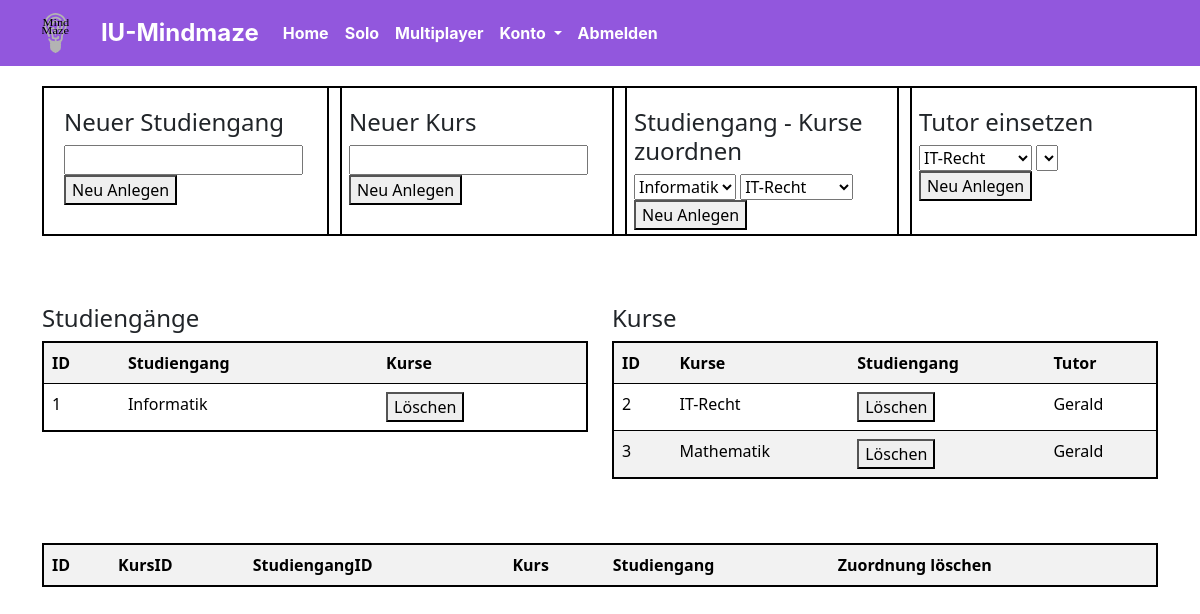
The page /src/html-php-view/backend-data.php (signed in) on the database its author committed.
### tables this page shows
CREATE TABLE `studiengang` (
  `StudiengangID` int(12) NOT NULL,
  `Beschreibung` varchar(50) DEFAULT NULL
);

CREATE TABLE `kurse` (
  `KursID` int(12) NOT NULL,
  `BenutzerID` int(12) DEFAULT NULL,
  `Beschreibung` varchar(50) DEFAULT NULL
);

CREATE TABLE `benutzer` (
  `BenutzerID` int(12) NOT NULL,
  `StudiengangID` int(12) DEFAULT NULL,
  `ZugriffsrechteID` int(12) DEFAULT NULL,
  `Vorname` varchar(50) DEFAULT NULL,
  `Nachname` varchar(50) DEFAULT NULL,
  `Email` varchar(100) DEFAULT NULL,
  `Passwort` varchar(5000) DEFAULT NULL
);

### src/html-php-view/backend-data.php (the view, shortened to what this page needs)
<!DOCTYPE html>
<html lang="en">
<head>
    <link rel="stylesheet" type="text/css" href="../css/style.css">
    <link rel="stylesheet" href="../css/main.css">
</head>
<body>
    <?php
    include ("navbar.php");
    include "../html-php-view/dbconnect.php";
    $con = new mysqli($servername, $username, $password, $dbname);
    $maxRecords = isset ($_GET['MaxRecords']) ? $_GET['MaxRecords'] : 10;
    $page = isset ($_GET['Page']) ? $_GET['Page'] : 1;
    $offset = $maxRecords * ($page - 1);
    $sql = "SELECT * FROM Studiengang LIMIT $maxRecords OFFSET $offset";
    $StudiengangTabelle = $con->query($sql);
    $sql = "SELECT kurse.KursID as KursID, kurse.Beschreibung as Beschreibung, benutzer.Vorname as Vorname, benutzer.Nachname as Nachname FROM Kurse LEFT JOIN benutzer ON kurse.BenutzerID = benutzer.BenutzerID";
    $KurseTabelle = $con->query($sql);
    $sql = "SELECT * FROM Studiengang";
    $Studiengaenge = $con->query($sql);
    $sql = "SELECT * FROM Kurse";
    $Kurse = $con->query($sql);
    ?>
    <div class="container">
        <div class="row">
            <div class="col-3">
                <form class="form-border" method="post" action="backend-data.php">
                    <h4>Neuer Studiengang</h2>
                        <input name="StudiengangNeu"></input>
                        <button type="submit">Neu Anlegen</button>
                </form>
            </div>
            <div class="col-3">
                <form class="form-border" method="post" action="backend-data.php">
                    <h4>Neuer Kurs</h2>
                        <input name="KursNeu"></input>
                        <button type="submit">Neu Anlegen</button>
                </form>
            </div>
            <div class="col-3">
                <form class="form-border" method="post" action="backend-data.php">
                    <h4>Studiengang - Kurse zuordnen</h2>
                        <select name="Studiengang">
                            <?php
                            while ($row = $Studiengaenge->fetch_assoc()) {
                                echo "<option value='" . $row["StudiengangID"] . "'>" . $row["Beschreibung"] . "</option>";
                            }
                            ?>
                        </select>
                        <select name="Kurs">
                            <?php
                            while ($row = $Kurse->fetch_assoc()) {
                                echo "<option value='" . $row["KursID"] . "'>" . $row["Beschreibung"] . "</option>";
                            }
                            ?>
                        </select>
                        <button type="submit">Neu Anlegen</button>
                </form>
                <?php $Kurse->data_seek(0); ?>
            </div>
            <div class="col-3">
                <form class="form-border" method="post" action="backend-data.php">
                    <h4>Tutor einsetzen</h2>
                        <select name="Kurs">
                            <?php
                            while ($row = $Kurse->fetch_assoc()) {
                                echo "<option value='" . $row["KursID"] . "'>" . $row["Beschreibung"] . "</option>";
                            }
                            ?>
                        </select>
                        <select name="Benutzer">
                        </select>
                        <button type="submit">Neu Anlegen</button>
                </form>
            </div>
            <div class="container mt-5">
                <div class="row">
                    <div class="col-6">
                        <h4>Studiengänge</h4>
                        <table class='table table-striped border-black'>
                            <tr>
                                <th>ID</th>
                                <th>Studiengang</th>
                                <th>Kurse</th>
                            </tr>
                            <?php
                            while ($row = $StudiengangTabelle->fetch_assoc()) {
                                echo "<tr>";
                                echo "<td>" . $row["StudiengangID"] . "</td>";
                                echo "<td>" . $row["Beschreibung"] . "</td>";
                                echo "<td>";
                                $sql = "SELECT * FROM kurse INNER JOIN studiengangkurse ON studiengangkurse.KursID = kurse.KursID WHERE studiengangkurse.StudiengangID = " . $row['StudiengangID'];
                                $StudiengangKurse = $con->query($sql);
                                if ($StudiengangKurse->num_rows == 0) {
                                    echo "<form method='POST' action='backend-data.php'>";
                                    echo "<button type='submit' name='deleteButton'>Löschen</button>";
                                    echo "</form>";
                                }
                                echo "</td>";
                                echo "</tr>";
                            }
                            ?>
                        </table>
                    </div>
                    <div class="col-6">
                        <h4>Kurse</h4>
                        <table class='table table-striped border-black'>
                            <tr>
                                <th>ID</th>
                                <th>Kurse</th>
                                <th>Studiengang</th>
                                <th>Tutor</th>
                            </tr>
                            <?php
                            while ($rowKurse = $KurseTabelle->fetch_assoc()) {
                                echo "<tr>";
                                echo "<td>" . $rowKurse["KursID"] . "</td>";
                                echo "<td>" . $rowKurse["Beschreibung"] . "</td>";
                                echo "<td>";
                                $sql = "SELECT * FROM studiengang INNER JOIN studiengangkurse ON studiengangkurse.StudiengangID = studiengang.StudiengangID WHERE studiengangkurse.KursID = " . $rowKurse['KursID'];
                                $KurseStudiengang = $con->query($sql);
                                if ($KurseStudiengang->num_rows == 0) {
                                    echo "<form method='POST' action='backend-data.php'>";
                                    echo "<button type='submit' name='deleteButton'>Löschen</button>";
                                    echo "</form>";
                                }
                                echo "</td>";
                                echo "<td>" . $rowKurse["Vorname"] . "</td>";
                                echo "</tr>";
                            }
                            ?>
                        </table>
                    </div>
                </div>
                <div class="row">
                    <div class="col-12 mt-5">
                        <table class='table table-striped border-black'>
                            <tr>
                                <th>ID</th>
                                <th>KursID</th>
                                <th>StudiengangID</th>
                                <th>Kurs</th>
                                <th>Studiengang</th>
                                <th>Zuordnung löschen</th>
                            </tr>
                        </table>
                    </div>
                </div>
            </div>
</body>
</html>

### src/css/style.css (style rules this page uses)
body { background-color: #E6E6E6; }

### src/html-php-view/backend-data.php (style rules this page uses)
.form-border { border: 2px solid black; padding: 20px; width: 300px; margin: 20px auto; height: 150px; }
.border-black { border: 2px solid black; }

### rows shown on the page
studiengang: StudiengangID "1", Beschreibung "Informatik"
kurse: KursID "2", Beschreibung "IT-Recht", BenutzerID.Vorname "Gerald"
kurse: KursID "3", Beschreibung "Mathematik", BenutzerID.Vorname "Gerald"

### other values the page prints
form field Studiengang "Informatik"
form field Kurs "IT-Recht"
